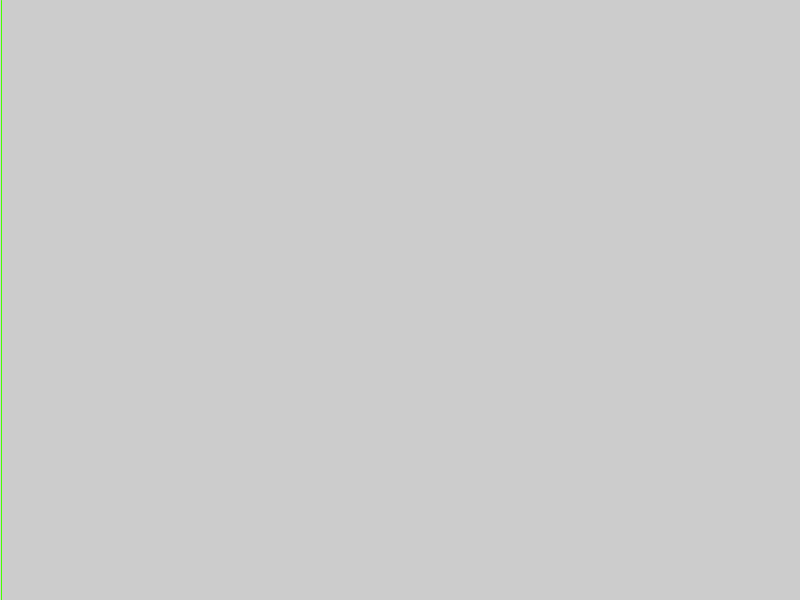
Frame 1 (no input)
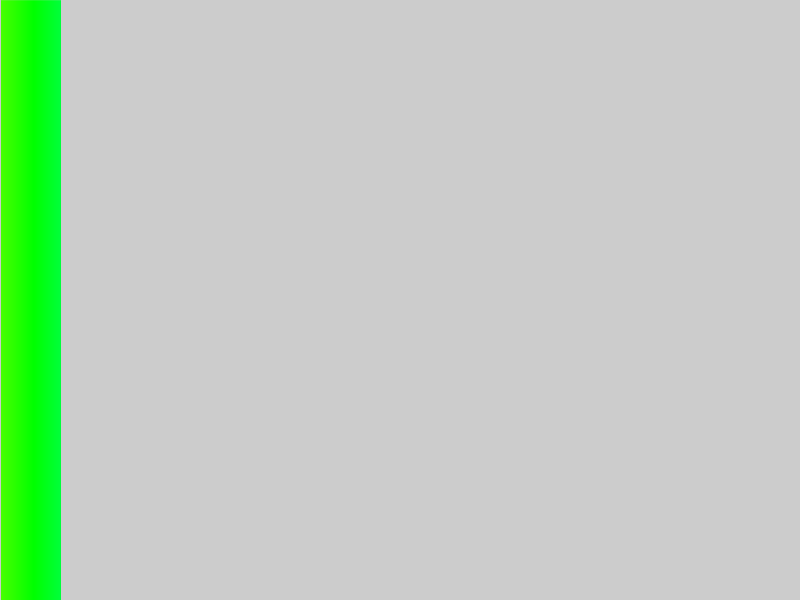
Frame 60 (the mouse pressed at the canvas centre just before this capture)
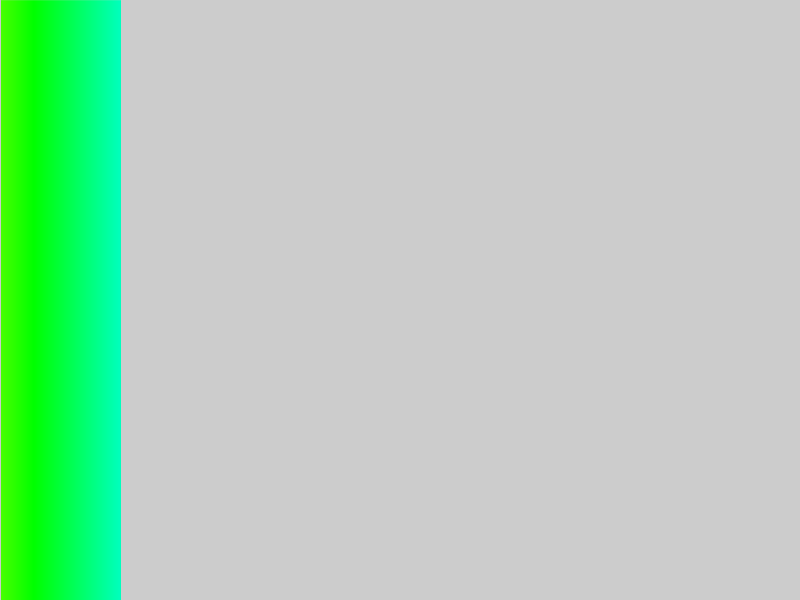
Frame 120 (the mouse held since frame 60 and released just before this capture)

The Processing sketch that drew these frames (run headless with seeded random() and noise(); from frame 60 on, the mouse is pressed at the canvas centre):

// Processing sketch: Colour_2_Shifting_Hue_HSB
// ── Colour_2_Shifting_Hue_HSB.pde
// Example by Matt Leaf 2014

int maxColor = 700;
int minColor = 200;// set this value for the start of the spectrum
int field = 100; // set this number for the size of the colorfield
int range = maxColor - field; //
float index = 1;

float c = minColor;
float move = 0;

//---------------------------------------------
void setup() {
  size(800, 600);
  colorMode(HSB, maxColor, 1, 1);
}

//---------------------------------------------
void update(){
  move++;
  if (move >= width) {
    move = 0;
  }

  // cycle through hues
  c = c + index;

  if (c >= range || c <= minColor) {
    index = -index;
  }
  
}

//---------------------------------------------
void draw() {
  update();
  
  // draw line
  stroke(c, 1, 1);
  line(move, 0, move, height);
}
